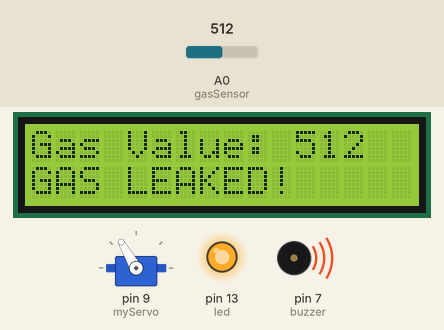
A sketch run on a simulated Arduino Uno, built with avr-gcc and run on an emulated ATmega328P. Parts: 16×2 character LCD, servo, output pins drawn as LEDs (lit = HIGH), buzzer (waves = sounding, pin HIGH). The inputs (shaded band) are chosen by the test bench; at power-on: A0 (gasSensor) = 512.

Above: at 3.2 s.
3.3 s: A0 (gasSensor) set to 266
At 4.7 s:
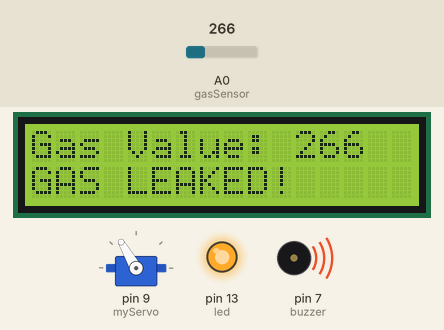
5.1 s: A0 (gasSensor) set to 232
At 5.6 s:
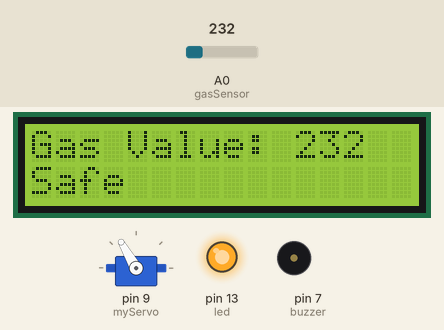
6.7 s: A0 (gasSensor) set to 260
At 8.2 s:
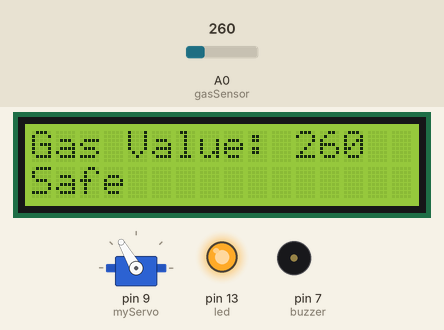
Timing chart, 0 to 35.5 s (numbered marks = the images above; inputs shaded):
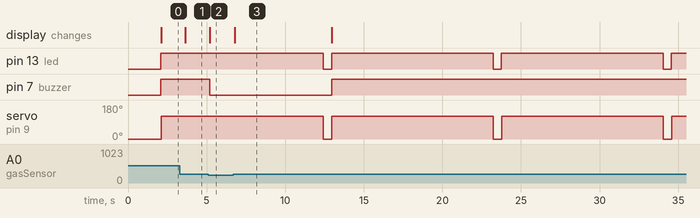

The sketch:

Arduino_Gas_Leak_Sensor.ino
```cpp
#include <Wire.h>
#include <LiquidCrystal_I2C.h>
#include <Servo.h>

// Initialize LCD object (I2C address 0x27, 16x2 display)
LiquidCrystal_I2C lcd(0x27, 16, 2);
Servo myServo;

int gasSensor = A0;  // MQ6 sensor connected to A0
int buzzer = 7;      // Buzzer connected to pin 7
int led = 13;        // LED connected to pin 13
int gasThreshold = 250;  // Gas leakage threshold

bool leakDetected = false;  // Tracks if gas was detected
unsigned long leakStartTime = 0;  // Store when the gas was detected

void setup() {
  lcd.begin(16, 2);  // Initialize LCD
  lcd.backlight();   // Turn on LCD backlight

  pinMode(gasSensor, INPUT);  // MQ6 sensor as input
  pinMode(buzzer, OUTPUT);    // Buzzer as output
  pinMode(led, OUTPUT);       // LED as output

  myServo.attach(9);  // Attach servo to pin 9
  myServo.write(0);   // Set initial servo position to 0°

  // Display initialization message
  lcd.setCursor(0, 0);
  lcd.print("Gas Detector Init");
  delay(2000);
  lcd.clear();
}

void loop() {
  int gasValue = analogRead(gasSensor);  // Read gas sensor value

  // Display gas value on the LCD
  lcd.setCursor(0, 0);
  lcd.print("Gas Value: ");
  lcd.print(gasValue);

  if (gasValue > gasThreshold && !leakDetected) {
    // Gas detected: Activate alarm and start timer
    leakDetected = true;
    leakStartTime = millis();  // Record the start time

    digitalWrite(led, HIGH);   // Turn on LED
    myServo.write(120);         // Rotate servo to 90°
    digitalWrite(buzzer, HIGH);  // Turn on buzzer

    lcd.setCursor(0, 1);
    lcd.print("GAS LEAKED!    ");
  }

  if (leakDetected && millis() - leakStartTime >= 10000) {
    // After 10 seconds, deactivate LED and servo
    digitalWrite(led, LOW);  // Turn off LED
    myServo.write(0);        // Reset servo to 0°
    leakDetected = false;    // Reset leak status
  }

  // If gas value falls below the threshold, turn off buzzer
  if (gasValue <= gasThreshold) {
    digitalWrite(buzzer, LOW);  // Turn off buzzer
    lcd.setCursor(0, 1);
    lcd.print("Safe            ");
  }

  delay(500);  // Delay to prevent rapid updates
}
```

Measured:
- the behaviour switches between 251 and 250 on A0 (gasSensor) (found by bisection; images 1 and 2)
- after the input at 3.3 s, the display: changes after 0.35 s (image 1)
- after the input at 5.1 s, pin 7 (buzzer): HIGH → LOW after 0.10 s; the display: changes after 0.11 s (image 2)
- after the input at 6.7 s, pin 7 (buzzer): LOW → HIGH after 6.3 s; the display: changes after 0.08 s (image 3)
- by itself, pin 13 (led): alternates HIGH for 10.3 s and LOW for 0.51 s
- by itself, servo on pin 9 (myServo): alternates 120° for 10.3 s and 0° for 0.53 s
